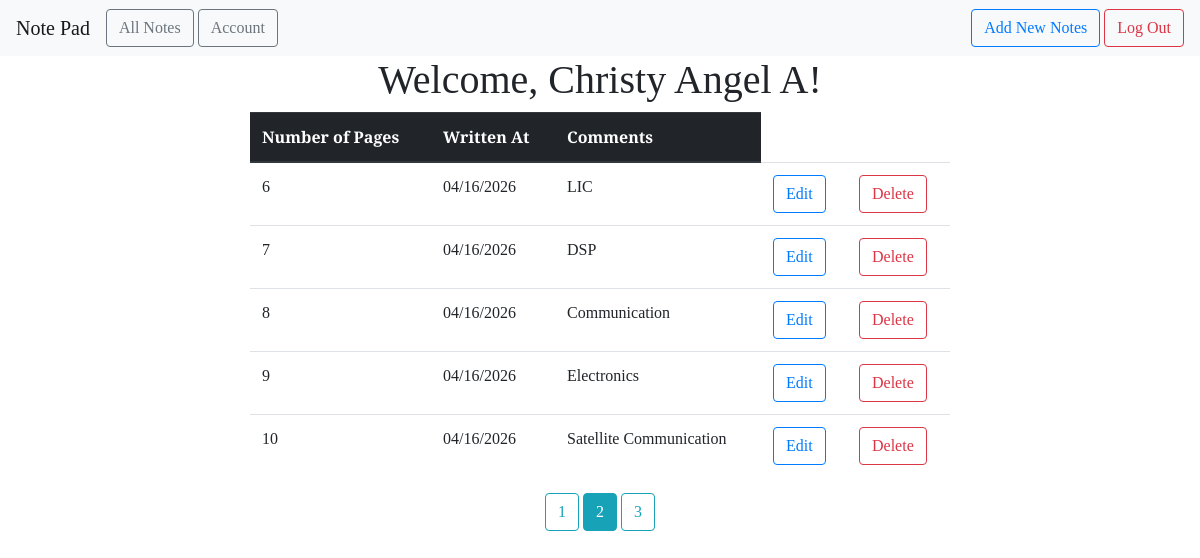
The app's page /all?page=2 (signed in) with its own data.
### notepad/models.py (models this page shows)
class User(db.Model, UserMixin):
    id = db.Column(db.Integer, primary_key=True)  # primary keys are required by SQLAlchemy
    email = db.Column(db.String(100), unique=True)
    password = db.Column(db.String(100))
    name = db.Column(db.String(1000))
    notes = db.relationship('Notes', backref = 'author', lazy=True)

class Notes(db.Model):
    id = db.Column(db.Integer, primary_key = True)
    subject = db.Column(db.String)
    date_posted = db.Column(db.DateTime, default=datetime.utcnow)
    comment = db.Column(db.Text)
    user_id = db.Column(db.Integer, db.ForeignKey('user.id'))

### notepad/main.py (the view)
@main.route('/all')
@login_required
def user_notes():
    page = request.args.get('page', 1, type=int)
    notes = User.query.filter_by(email = current_user.email).first_or_404()
    user = current_user
    notes = Notes.query.filter_by(author=current_user).paginate(page=page, per_page=5)
    return render_template('all_notes.html', notes=notes, user=user)

### notepad/__init__.py (called while the page is built)
def create_app():
    app = Flask(__name__)
    app.config["SECRET_KEY"] = 'secret-key'
    app.config["SQLALCHEMY_DATABASE_URI"] = "sqlite:///db.sqlite"
    db.init_app(app)
    from .models import User
    login_manager = LoginManager()
    login_manager.login_view = 'auth.login'
    login_manager.init_app(app)
    @login_manager.user_loader
    def load_user(user_id):
        return User.query.get(int(user_id))
    from .main import main
    app.register_blueprint(main)
    from .auth import auth
    app.register_blueprint(auth)
    with app.app_context():
        db.create_all()
    return app

### notepad/templates/all_notes.html (shortened to what this page needs)
{% extends "base.html" %} {% block head %} {{ super() }}
<link
  rel="stylesheet"
  href="{{ url_for('static', filename= 'extended_beauty.css') }}"
/>
{% endblock %} {% block content %}
<center>
<h1>
  Welcome, {{ user.name }}!
</h1>
</center>
<center>
<div>
  <table class="table table-hover" style="width: 700px;">
    <thead class="thead-dark">
      <tr>
        <th scope="col">Number of Pages</th>
        <th scope="col">Written At</th>
        <th scope="col">Comments</th>
      </tr>
    </thead>
    <tbody>
      {% for note in notes.items %}
      <tr>
        <td>{{ note.subject }}</td>
        <td>{{ note.date_posted.strftime('%m/%d/%Y') }}</td>
        <td>{{ note.comment }}</td>
        <td>
          <a
            href="{{url_for('main.update_notes', notes_id=note.id)}}"
            class="btn btn-outline-primary"
            role="button"
          >
            Edit
          </a>
        </td>
        <td>
          <a
            href="{{url_for('main.delete_notes', notes_id=note.id)}}"
            class="btn btn-outline-danger"
            role="button"
          >
            Delete
          </a>
        </td>
      </tr>
      {% endfor %}
    </tbody>
  </table>
  {% for page_num in notes.iter_pages(left_edge=1, right_edge=1, left_current=1, right_current=1) %}
  {% if page_num %}
  {%if notes.page == page_num%}
  <a
    href="{{url_for('main.user_notes', page=page_num)}}"
    class="btn btn-info mb-4">
    {{page_num}}
  </a>
  {% else %}
  <a
    href="{{url_for('main.user_notes', page=page_num)}}"
    class="btn btn-outline-info mb-4">
    {{page_num}}
  </a>
  {% endif%}
  {% else %}
  ....
  {% endif %}
  {% endfor %}
</div>
</center>
{% endblock %}

### notepad/static/beauty.css (style rules this page uses)
* { font-family: "Arvo", serif; }

### notepad/static/extended_beauty.css (style rules this page uses)
h1, h2, h4, p { font-family: "Arvo", serif; }

### records on screen
User: name "Christy Angel A"
Notes: subject "6", date_posted "04/16/2026", comment "LIC"
Notes: subject "7", date_posted "04/16/2026", comment "DSP"
Notes: subject "8", date_posted "04/16/2026", comment "Communication"
Notes: subject "9", date_posted "04/16/2026", comment "Electronics"
Notes: subject "10", date_posted "04/16/2026", comment "Satellite Communication"

### other values on screen
{{ page_num }} "1" "3"
{{ page_num }} "2"
